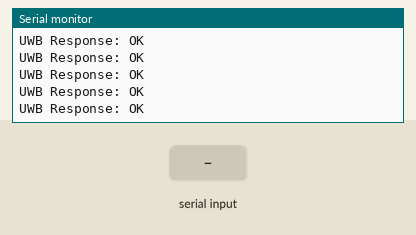
Recording of a sketch running on a simulated ESP32. On the bench: the last lines printed to the serial monitor. The inputs (shaded band) are chosen by the test bench. WiFi joins after 1.5 s; servers stay silent unless stated; no MQTT or app messages arrive unless stated; the modem accepts every AT command (registered, SIM ready, sends succeed) and sends nothing else.

Above: at 3.4 s.
3.5 s: "1\n" received over the second serial link
At 3.56 s:
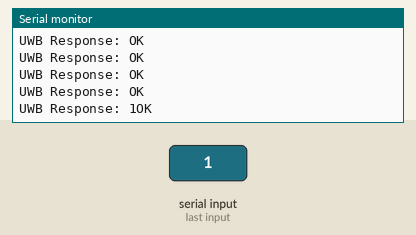
5.0 s: "0\n" received over the second serial link
At 5.06 s:
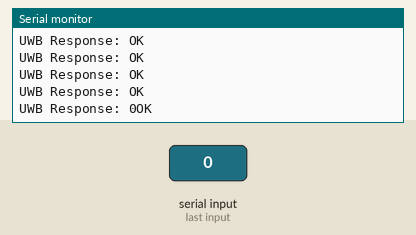
6.5 s: "2\n" received over the second serial link
At 6.56 s:
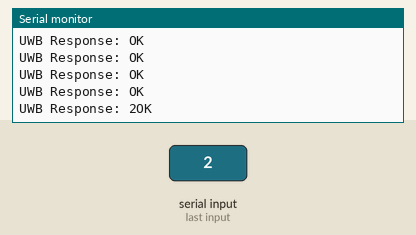

Measured:
- after the input at 3.5 s, the serial monitor: prints a new line after 0.06 s (image 1)
- after the input at 5.0 s, the serial monitor: prints a new line after 0.06 s (image 2)
- after the input at 6.5 s, the serial monitor: prints a new line after 0.06 s (image 3)

The sketch:

esp32matt.ino
```cpp
#include <WiFi.h>
#include <PubSubClient.h>
#include <HardwareSerial.h>

// WiFi and MQTT Settings
const char* ssid = "Alanna";
const char* password = "alannahotspot";
const char* mqtt_server = "172.20.10.8";

WiFiClient espClient;
PubSubClient client(espClient);

// UWB Module Serial Communication
HardwareSerial mySerial(1);
#define RX_PIN 18
#define TX_PIN 19

unsigned long previousMillis = 0;
const long interval = 250;  // now 250ms

void setup_wifi() {
  Serial.println("Connecting to WiFi...");
  WiFi.begin(ssid, password);
  while (WiFi.status() != WL_CONNECTED) {
    delay(200);
    Serial.print(".");
  }
  Serial.println("\nWiFi connected");
}

void reconnect() {
  while (!client.connected()) {
    Serial.print("Attempting MQTT connection...");
    if (client.connect("ESP32Client")) {
      Serial.println("connected");
    } else {
      Serial.print("failed, rc=");
      Serial.print(client.state());
      Serial.println(" try again in 3 seconds");
      delay(3000);
    }
  }
}

void sendCommandAndPublish(const char* command, const char* topic) {
  mySerial.flush();  // clear buffer
  mySerial.print(command);
  delay(50); // short delay to allow response

  unsigned long start = millis();
  String response = "";

  while ((millis() - start) < 150 && mySerial.available()) {
    response += mySerial.readStringUntil('\n');
  }

  if (response.length() > 0) {
    Serial.println("UWB Response: " + response);
    client.publish(topic, response.c_str());
  }
}

void setup() {
  Serial.begin(115200);
  mySerial.begin(115200, SERIAL_8N1, RX_PIN, TX_PIN);

  Serial.println("Configuring UWB Module...");
  mySerial.print("AT+MODE=1\r\n");
  delay(200);
  mySerial.print("AT+NETWORKID=ANTHONY4\r\n");
  delay(200);
  mySerial.print("AT+ADDRESS=REMOTE15\r\n");
  delay(200);
  Serial.println("UWB Module Configured.");

  setup_wifi();
  client.setServer(mqtt_server, 1883);
  reconnect();
}

void loop() {
  if (!client.connected()) {
    reconnect();
  }
  client.loop();

  unsigned long currentMillis = millis();
  if (currentMillis - previousMillis >= interval) {
    previousMillis = currentMillis;

    sendCommandAndPublish("AT+ANCHOR_SEND=ULCORNER,4,TEST\r\n", "esp32/distance/ULCORNER");
    sendCommandAndPublish("AT+ANCHOR_SEND=URCORNER,4,TEST\r\n", "esp32/distance/URCORNER");
    sendCommandAndPublish("AT+ANCHOR_SEND=BLCORNER,4,TEST\r\n", "esp32/distance/BLCORNER");
    sendCommandAndPublish("AT+ANCHOR_SEND=BRCORNER,4,TEST\r\n", "esp32/distance/BRCORNER");
  }
}
```
